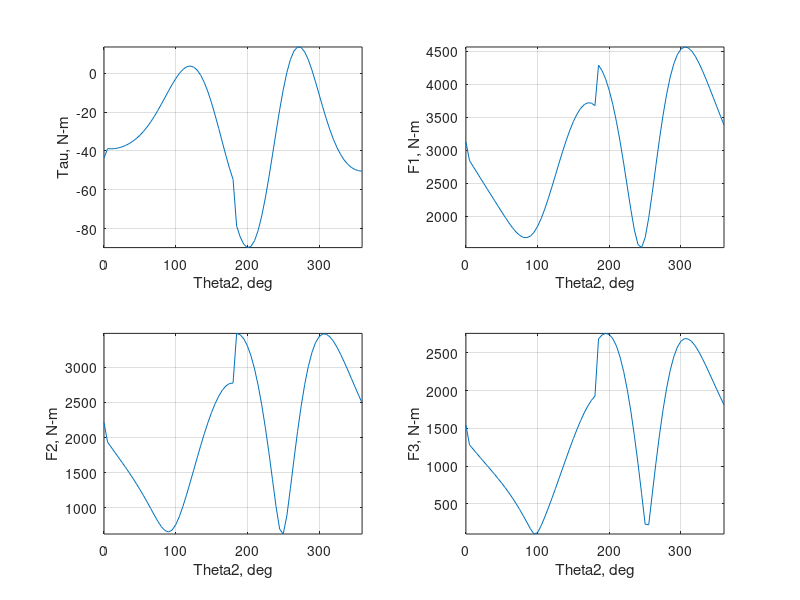

The MATLAB source for this figure:
% Offset Slider Kinematic and Dynamic Analysis
% Author: Matthew Begneaud
% In collaboration with:
%     Jace Delcambre  
%     Chris Falcon
%     Chandler Lagarde
% Date: 11/16/15

clear 
clc

% Angular range of motion (in deg) for link2 (Theta2 range)
t2start=0; 
t2stop=360; 
t2=t2start*pi/180;
n=floor(((t2stop+5)-t2start)/5); 
t2=(t2start:5:t2stop)*pi/180; 

% Link Lengths (m)
a = 3*0.01;
b = 13*0.01;
c = 0*0.01;
% Radii of Gyration (cm)
rg2 = 1*0.01;
rg3 = 6.5*0.01;

% Mass of links (kg)
m2 = 2.5;
m3 = 1 ;
mb = 0.5;

% Coeff. of Friction
u = 0.1;

% Omega2 and Alpha2
w2 = 2000*2*pi/60;
a2 = 0;



% %%%%%%%%%%%%%%% Kinematic Analysis %%%%%%%%%%%%%%%%

% Position
t3 = zeros(1,n);
for i=1:1:n
    t3(:,i) = asin((a*sin(t2(i))-c)/b);
end

% Velocity
velocities = zeros(2,n);
for i=1:1:n
    V = [1,-b*sin(t3(i)) ; 0, b*cos(t3(i))];
    Vrhs = a*w2*[-sin(t2(i));cos(t2(i))];
    velocities(:,i) = V\Vrhs;
end
ddot = velocities(1,:);
w3 = velocities(2,:);

% Acceleration
accelerations = zeros(2,n);
for i=1:1:n
   A = [1,-b*sin(t3(i)) ; 0, b*cos(t3(i))];
   Arhs = a*a2*[-sin(t2(i));cos(t2(i))]-a*w2.^2*[cos(t2(i));sin(t2(i))] + b*w3(i).^2*[cos(t3(i));sin(t3(i))];
   accelerations(:,i) = A\Arhs;
end
ddbldot = accelerations(1,:);
a3 = accelerations(2,:);



% %%%%%%%%%%%%%%%%% Dynamic Analysis %%%%%%%%%%%%%%%%%%%

% Center of Gravity Accelerations
% link 2
xdbldg2 = -rg2*(a2*sin(t2) + w2^2*cos(t2));
ydbldg2 = rg2*(a2*cos(t2) - w2^2*sin(t2));
i2 = m2*rg2^2+m2*rg2^2; % I believe this is incorrect, but it gets multiplied by 2 when used, so not important in this case...

% link 3
xdbldg3 = ddbldot - a3*(b-rg3).*sin(t3) - w3.^2*(b-rg3).*cos(t3);
ydbldg3 = 0 + a3*(b-rg3).*cos(t3) - w3.^2*(b-rg3).*sin(t3);
i3 = m3*rg3^2;


% Force calculations
% Sign of ddot is required for determining direction of friciton force on
% slider.
sign_ddot = zeros(1,n);
for i =1:1:n
    sign_ddot(:,i) = ddot(i)/abs(ddot(i));
end
sign_ddot(1)=0;

% Calculation of dynamic equations using matrices
for i=1:1:n
   dynamicmatrix = [1,0,-1,0,0,0,0,0;...
       0,1,0,-1,0,0,0,0;...
       0,0,a*sin(t2(i)),-a*cos(t2(i)),0,0,0,-1;...
       0,0,1,0,-1,0,0,0;...
       0,0,0,1,0,1,0,0;...
       0,0,-rg3*sin(180-t3(i)),-rg3*cos(180-t3(i)),-(b-rg3)*sin(180-t3(i)),(b-rg3)*cos(180-t3(i)),0,0;...
       0,0,0,0,1,0,-u*sign_ddot(i),0;...
       0,0,0,0,0,-1,1,0];
   dynamicrhs = [m2*xdbldg2(i);m2*ydbldg2(i);i2*a2;m3*xdbldg3(i);m3*ydbldg3(i);i3*a3(i);mb*ddbldot(i);0];
   unknown_forces(:,i) = dynamicmatrix\dynamicrhs;
end
% Torque and force values
tau = unknown_forces(8,:);
F1x = unknown_forces(1,:);
F1y = unknown_forces(2,:);
F2x = unknown_forces(3,:);
F2y = unknown_forces(4,:);
F3x = unknown_forces(5,:);
F3y = unknown_forces(6,:);
N = unknown_forces(7,:);
% Resultant forces
F1 = sqrt(F1x.^2+F1y.^2);
F2 = sqrt(F2x.^2+F2y.^2);
F3 = sqrt(F3x.^2+F3y.^2);



% %%%%%%%%%%%%%% Plotting %%%%%%%%%%%%%%%%%%
% Plot tau
subplot(2,2,1)
plot(t2*180/pi, tau)
xlabel('Theta2, deg')
ylabel('Tau, N-m')
axis tight
grid on
% Plot F1
subplot(2,2,2)
plot(t2*180/pi, F1)
xlabel('Theta2, deg')
ylabel('F1, N-m')
axis tight
grid on
% Plot F2
subplot(2,2,3)
plot(t2*180/pi, F2)
xlabel('Theta2, deg')
ylabel('F2, N-m')
axis tight
grid on
% Plot F3
subplot(2,2,4)
plot(t2*180/pi, F3)
xlabel('Theta2, deg')
ylabel('F3, N-m')
axis tight
grid on
